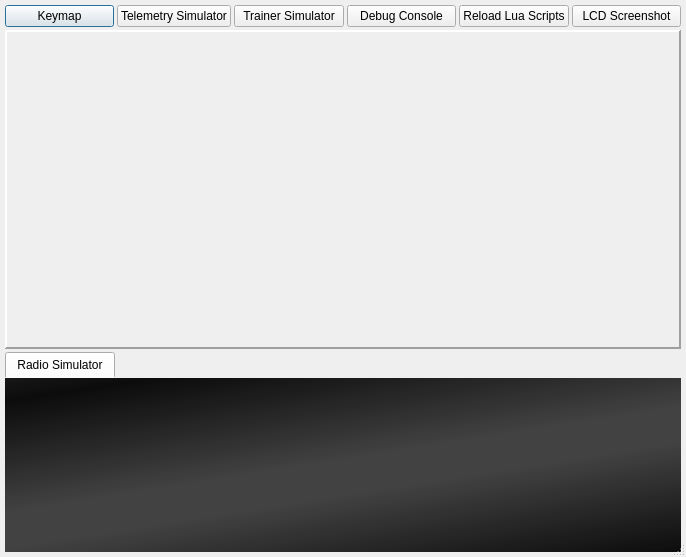
<?xml version="1.0" encoding="UTF-8"?>
<ui version="4.0">
 <class>SimulatorDialog</class>
 <widget class="QDialog" name="SimulatorDialog">
  <property name="geometry">
   <rect>
    <x>0</x>
    <y>0</y>
    <width>686</width>
    <height>557</height>
   </rect>
  </property>
  <property name="sizePolicy">
   <sizepolicy hsizetype="Preferred" vsizetype="Preferred">
    <horstretch>0</horstretch>
    <verstretch>0</verstretch>
   </sizepolicy>
  </property>
  <property name="windowTitle">
   <string>Companion Simulator</string>
  </property>
  <property name="windowIcon">
   <iconset resource="../companion.qrc">
    <normaloff>:/icon.png</normaloff>:/icon.png</iconset>
  </property>
  <property name="sizeGripEnabled">
   <bool>true</bool>
  </property>
  <layout class="QGridLayout" name="gridLayout_6">
   <property name="leftMargin">
    <number>5</number>
   </property>
   <property name="topMargin">
    <number>5</number>
   </property>
   <property name="rightMargin">
    <number>5</number>
   </property>
   <property name="bottomMargin">
    <number>5</number>
   </property>
   <property name="horizontalSpacing">
    <number>0</number>
   </property>
   <property name="verticalSpacing">
    <number>3</number>
   </property>
   <item row="1" column="0">
    <widget class="QFrame" name="controlFrame">
     <property name="sizePolicy">
      <sizepolicy hsizetype="Preferred" vsizetype="Preferred">
       <horstretch>0</horstretch>
       <verstretch>0</verstretch>
      </sizepolicy>
     </property>
     <property name="frameShape">
      <enum>QFrame::Panel</enum>
     </property>
     <property name="frameShadow">
      <enum>QFrame::Raised</enum>
     </property>
     <property name="lineWidth">
      <number>2</number>
     </property>
     <layout class="QGridLayout" name="gridLayout">
      <property name="leftMargin">
       <number>5</number>
      </property>
      <property name="topMargin">
       <number>7</number>
      </property>
      <property name="rightMargin">
       <number>5</number>
      </property>
      <property name="bottomMargin">
       <number>6</number>
      </property>
      <property name="horizontalSpacing">
       <number>6</number>
      </property>
      <property name="verticalSpacing">
       <number>5</number>
      </property>
      <item row="1" column="0">
       <widget class="QWidget" name="leftStickWidget" native="true">
        <property name="sizePolicy">
         <sizepolicy hsizetype="Preferred" vsizetype="Expanding">
          <horstretch>0</horstretch>
          <verstretch>0</verstretch>
         </sizepolicy>
        </property>
        <layout class="QHBoxLayout" name="horizontalLayout_2">
         <property name="spacing">
          <number>0</number>
         </property>
         <property name="leftMargin">
          <number>0</number>
         </property>
         <property name="topMargin">
          <number>0</number>
         </property>
         <property name="rightMargin">
          <number>0</number>
         </property>
         <property name="bottomMargin">
          <number>0</number>
         </property>
         <item>
          <layout class="QHBoxLayout" name="leftStickLayout">
           <property name="spacing">
            <number>0</number>
           </property>
          </layout>
         </item>
        </layout>
       </widget>
      </item>
      <item row="1" column="2">
       <widget class="QWidget" name="rightStickWidget" native="true">
        <property name="sizePolicy">
         <sizepolicy hsizetype="Preferred" vsizetype="Expanding">
          <horstretch>0</horstretch>
          <verstretch>0</verstretch>
         </sizepolicy>
        </property>
        <layout class="QHBoxLayout" name="horizontalLayout_3">
         <property name="spacing">
          <number>0</number>
         </property>
         <property name="leftMargin">
          <number>0</number>
         </property>
         <property name="topMargin">
          <number>0</number>
         </property>
         <property name="rightMargin">
          <number>0</number>
         </property>
         <property name="bottomMargin">
          <number>0</number>
         </property>
         <item>
          <layout class="QHBoxLayout" name="rightStickLayout">
           <property name="spacing">
            <number>0</number>
           </property>
          </layout>
         </item>
        </layout>
       </widget>
      </item>
      <item row="1" column="1">
       <widget class="QWidget" name="radioWidgetsVC" native="true">
        <property name="sizePolicy">
         <sizepolicy hsizetype="Maximum" vsizetype="Preferred">
          <horstretch>0</horstretch>
          <verstretch>0</verstretch>
         </sizepolicy>
        </property>
        <layout class="QVBoxLayout" name="verticalLayout_2" stretch="4,1">
         <property name="spacing">
          <number>0</number>
         </property>
         <property name="leftMargin">
          <number>0</number>
         </property>
         <property name="topMargin">
          <number>0</number>
         </property>
         <property name="rightMargin">
          <number>0</number>
         </property>
         <property name="bottomMargin">
          <number>0</number>
         </property>
         <item>
          <layout class="QGridLayout" name="VCGridLayout">
           <property name="horizontalSpacing">
            <number>16</number>
           </property>
           <property name="verticalSpacing">
            <number>9</number>
           </property>
          </layout>
         </item>
         <item>
          <spacer name="verticalSpacer">
           <property name="orientation">
            <enum>Qt::Vertical</enum>
           </property>
           <property name="sizeType">
            <enum>QSizePolicy::Expanding</enum>
           </property>
           <property name="sizeHint" stdset="0">
            <size>
             <width>0</width>
             <height>20</height>
            </size>
           </property>
          </spacer>
         </item>
        </layout>
       </widget>
      </item>
      <item row="0" column="0" colspan="3">
       <widget class="QWidget" name="radioWidgetsHT" native="true">
        <property name="sizePolicy">
         <sizepolicy hsizetype="Preferred" vsizetype="Maximum">
          <horstretch>0</horstretch>
          <verstretch>0</verstretch>
         </sizepolicy>
        </property>
        <layout class="QHBoxLayout" name="radioWidgetsHTLayout">
         <property name="spacing">
          <number>11</number>
         </property>
         <property name="leftMargin">
          <number>6</number>
         </property>
         <property name="topMargin">
          <number>6</number>
         </property>
         <property name="rightMargin">
          <number>6</number>
         </property>
         <property name="bottomMargin">
          <number>6</number>
         </property>
        </layout>
       </widget>
      </item>
     </layout>
    </widget>
   </item>
   <item row="0" column="0">
    <layout class="QHBoxLayout" name="horizontalLayout">
     <property name="spacing">
      <number>3</number>
     </property>
     <item>
      <widget class="QPushButton" name="btn_help">
       <property name="toolTip">
        <string>Show Help/Keymap (F1)</string>
       </property>
       <property name="statusTip">
        <string>Show Help/Keymap</string>
       </property>
       <property name="text">
        <string>Keymap</string>
       </property>
       <property name="shortcut">
        <string>F1</string>
       </property>
      </widget>
     </item>
     <item>
      <widget class="QPushButton" name="btn_telemSim">
       <property name="toolTip">
        <string>Open Telemetry Simulator window (F4)</string>
       </property>
       <property name="statusTip">
        <string>Telemetry Simulator</string>
       </property>
       <property name="text">
        <string>Telemetry Simulator</string>
       </property>
       <property name="shortcut">
        <string>F4</string>
       </property>
      </widget>
     </item>
     <item>
      <widget class="QPushButton" name="btn_trainerSim">
       <property name="toolTip">
        <string>Open Trainer Simulator window (F5)</string>
       </property>
       <property name="statusTip">
        <string>Trainer Simulator</string>
       </property>
       <property name="text">
        <string>Trainer Simulator</string>
       </property>
       <property name="shortcut">
        <string>F5</string>
       </property>
      </widget>
     </item>
     <item>
      <widget class="QPushButton" name="btn_debugConsole">
       <property name="toolTip">
        <string>Open Debug Console window (F6)</string>
       </property>
       <property name="statusTip">
        <string>Debug Console</string>
       </property>
       <property name="text">
        <string>Debug Console</string>
       </property>
       <property name="shortcut">
        <string>F6</string>
       </property>
      </widget>
     </item>
     <item>
      <widget class="QPushButton" name="btn_luaReload">
       <property name="toolTip">
        <string>Reload Lua Scripts (F7)</string>
       </property>
       <property name="statusTip">
        <string>Reload Lua Scripts</string>
       </property>
       <property name="text">
        <string>Reload Lua Scripts</string>
       </property>
       <property name="shortcut">
        <string>F7</string>
       </property>
      </widget>
     </item>
     <item>
      <widget class="QPushButton" name="btn_screenshot">
       <property name="toolTip">
        <string>Save a screenshot of the radio LCD screen (F8)</string>
       </property>
       <property name="statusTip">
        <string>LCD Screenshot</string>
       </property>
       <property name="text">
        <string>LCD Screenshot</string>
       </property>
       <property name="shortcut">
        <string>F8</string>
       </property>
      </widget>
     </item>
    </layout>
   </item>
   <item row="3" column="0">
    <widget class="QTabWidget" name="tabWidget">
     <property name="enabled">
      <bool>true</bool>
     </property>
     <property name="sizePolicy">
      <sizepolicy hsizetype="Preferred" vsizetype="Preferred">
       <horstretch>0</horstretch>
       <verstretch>0</verstretch>
      </sizepolicy>
     </property>
     <property name="minimumSize">
      <size>
       <width>0</width>
       <height>200</height>
      </size>
     </property>
     <property name="styleSheet">
      <string notr="true">QTabWidget::pane,
QStackedWidget {
	padding: 0px;
	margin: 0px;
}
QTabWidget::tab-bar{
	margin-bottom: 0px;
	padding-bottom: 0px;
}</string>
     </property>
     <property name="currentIndex">
      <number>0</number>
     </property>
     <property name="documentMode">
      <bool>false</bool>
     </property>
     <widget class="QWidget" name="radioUiTab">
      <property name="styleSheet">
       <string notr="true">background-color: qlineargradient(spread:reflect, x1:0.22, y1:0, x2:0.55065, y2:0.54, stop:0 rgba(7, 7, 7, 250), stop:0.864407 rgba(66, 66, 66, 255));
margin: 0;
padding: 0;</string>
      </property>
      <attribute name="title">
       <string>Radio Simulator</string>
      </attribute>
      <layout class="QHBoxLayout" name="horizontalLayout_5">
       <property name="spacing">
        <number>0</number>
       </property>
       <property name="leftMargin">
        <number>0</number>
       </property>
       <property name="topMargin">
        <number>0</number>
       </property>
       <property name="rightMargin">
        <number>0</number>
       </property>
       <property name="bottomMargin">
        <number>0</number>
       </property>
      </layout>
     </widget>
    </widget>
   </item>
  </layout>
 </widget>
 <resources>
  <include location="../companion.qrc"/>
 </resources>
 <connections/>
</ui>
